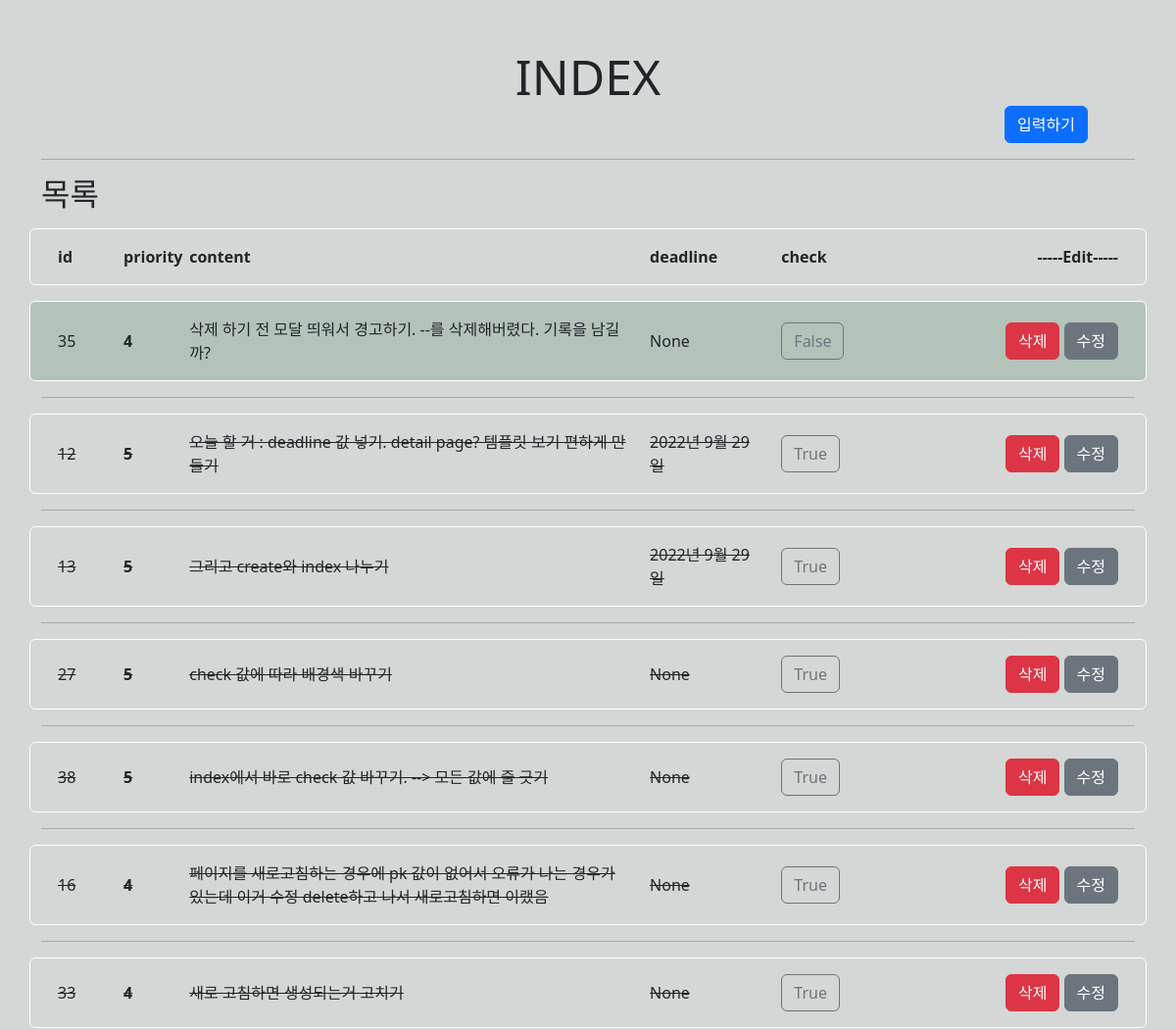
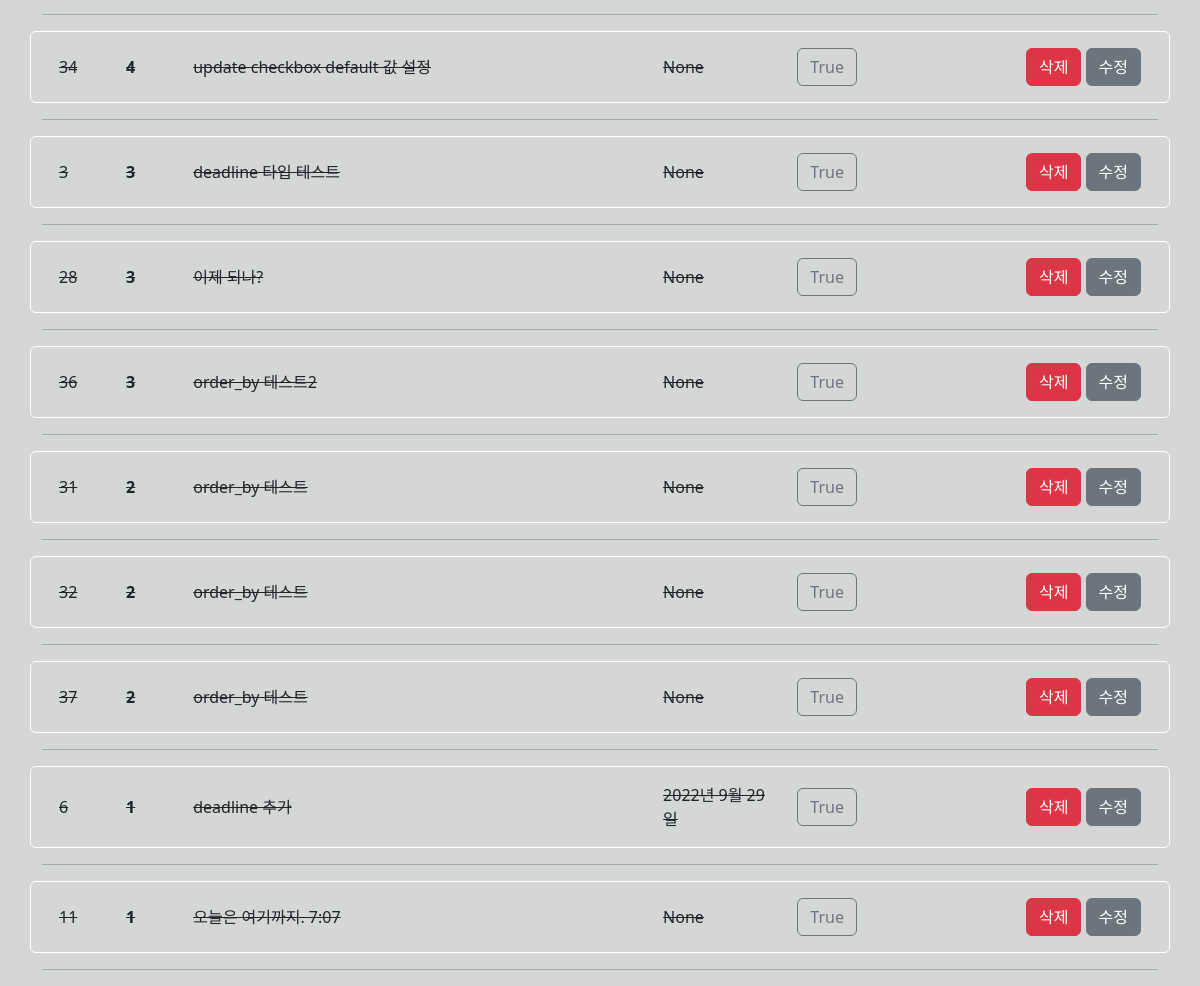
/todo/, run on an earlier commit of the app's database (2 pictures, top to bottom).
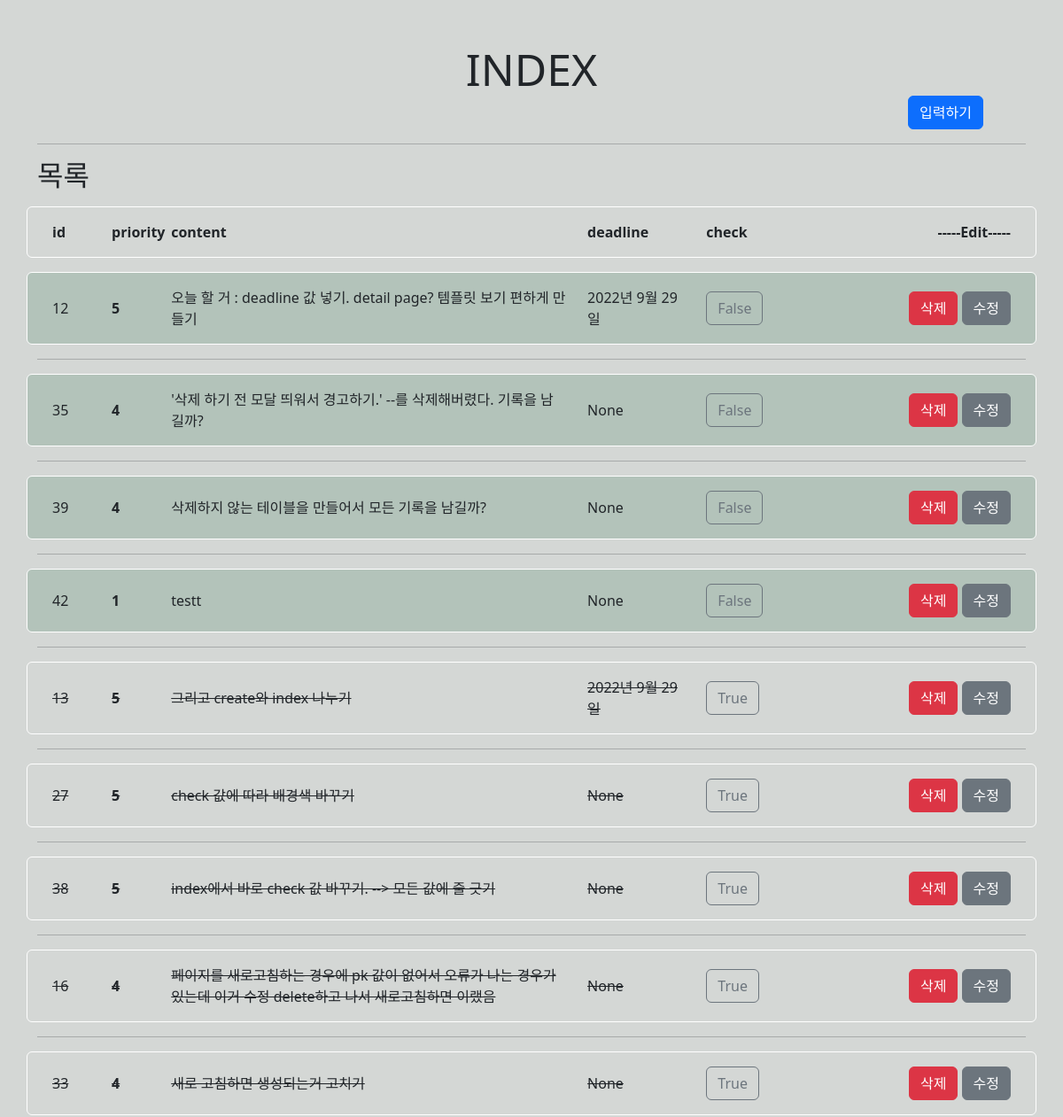
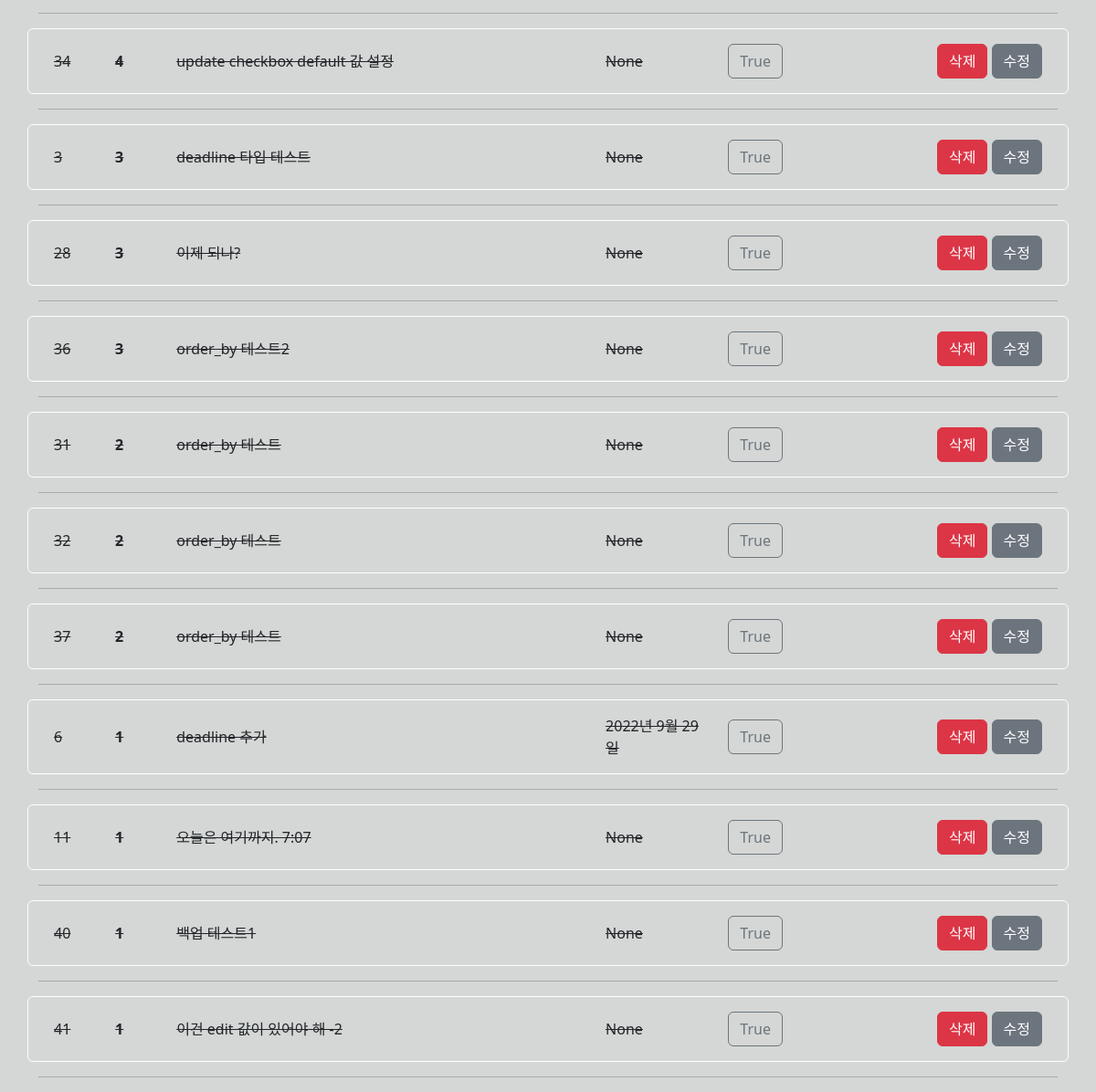
And on a later commit of the database (2 pictures, top to bottom).
### todo/models.py (models this page shows)
class myTodo(models.Model):
    content = models.CharField(max_length=80)
    priority = models.IntegerField()
    completed = models.BooleanField(default=False)
    created_at = models.DateField(auto_now_add=True)
    deadline = models.DateField(null=True)

### todo/views.py (the view)
# urls.py: path("", views.index, name="index"),
def index(request):
    dbcontents = myTodo.objects.all().order_by("completed", "-priority")
    context = {
        "dbcontents": dbcontents,
    }
    return render(request, "todo/index.html", context)

### todo/templates/todo/index.html (shortened to what this page needs)
{% extends 'base.html' %}
{% block content%}
<div class="m-5 text-center mb-3">
  <h1 class="h0 m-0">INDEX</h1>
  <div class="d-flex justify-content-end">
    <a href="{% url 'todo:create' %}" class="btn btn-primary">입력하기</a>
  </div>
</div>
<hr>
<h2>목록</h2>
<div class="my-3 row justify-content-between p-3 b-content rounded align-items-center">
  <div class="col-9 row">
    <div class="col-1 fw-bold">id</div>
    <div class="col-1 fw-bold">priority</div>
    <div class="col-7 fw-bold">content</div>
    <div class="col-2 fw-bold">deadline</div>
    <div class="col-1 fw-bold">check</div>
  </div>
  <div class="col-3">
    <div class="fw-bold text-end">-----Edit-----</div>
  </div>
</div>
{% for dbcontent in dbcontents %}
{% if dbcontent.completed %}
<div class="my-3 row justify-content-between bg-lightblue-completed p-3 b-content rounded align-items-center">
  <div class="col-9 row line-through align-items-center">
    {% else %}
    <div class="my-3 row justify-content-between bg-lightblue-continue p-3 b-content rounded align-items-center">
      <div class="col-9 row align-items-center">
        {% endif %}
        <div class="col-1">{{dbcontent.id}}</div>
        <div class="col-1 fw-bold">{{dbcontent.priority}}</div>
        <div class="col-7">{{dbcontent.content}}</div>
        <div class="col-2">{{dbcontent.deadline}}</div>
        <div class="col-1">
          <a href="/todo/update2/{{dbcontent.id}}" class="btn-outline-secondary btn ">{{dbcontent.completed}}</a>
        </div>
      </div>
      <div class="col-3 d-flex justify-content-end">
        <div>
          <button type="button" class="btn btn-danger" data-bs-toggle="modal" data-bs-target="#exampleModal">
            삭제
          </button>
          <a href="/todo/update/{{dbcontent.id}}" class="btn-secondary btn ">수정</a>
        </div>
      </div>
    </div>
    <hr>
    {% endfor %}
    {% endblock%}

What changed in the data, as far as the page shows it:
changed myTodo "오늘 할 거 : deadline 값 넣기. detail page? 템플릿 보기 편하게 만들기": completed "True" → "False"; moves up the list
changed myTodo id 35: content "삭제 하기 전 모달 띄워서 경고하기. --를 삭제해버렸다. 기록을 남길까?" → "'삭제 하기 전 모달 띄워서 경고하기.' --를 삭제해버렸다. 기록을 남길까?"
added myTodo: id "39", priority "4", content "삭제하지 않는 테이블을 만들어서 모든 기록을 남길까?", deadline "None", completed "False"
added myTodo: id "42", priority "1", content "testt", deadline "None", completed "False"
added myTodo: id "40", priority "1", content "백업 테스트1", deadline "None", completed "True"
added myTodo: id "41", priority "1", content "이건 edit 값이 있어야 해 -2", deadline "None", completed "True"
